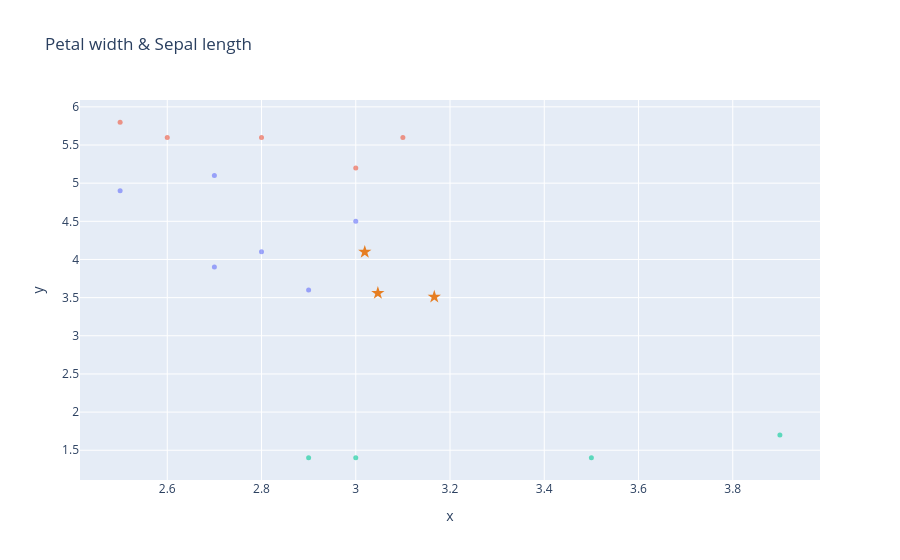

Notebook code for this chart:
### Code cell
fig = plot_dataframe(validation[:, 1:3], title='Blobs Dataset', label=y_validation)
for i, centroid in enumerate(centroids):
    fig = plot_centroid(fig, centroid[1:3], colors=["#e67e22"], marker_size=10, symbol='star', name=f'Centroid {i+1}')
fig.update_layout(showlegend=False, title='Petal width & Sepal length')
fig.show()

### Figure 1 — Plotly figure (JSON) as saved in the notebook; plotly's stock layout.template omitted (floating-point values rounded to 4 significant figures)
{"data": [{"hovertemplate": "color=#82e0aa<br>x=%{x}<br>y=%{y}<extra></extra>", "legendgroup": "#82e0aa", "marker": {"color": "#636efa", "opacity": 0.6, "size": 5, "symbol": "circle"}, "mode": "markers", "name": "#82e0aa", "orientation": "v", "showlegend": true, "type": "scatter", "x": [2.5, 2.9, 2.8, 3.0, 2.7, 2.7], "xaxis": "x", "y": [4.9, 3.6, 4.1, 4.5, 3.9, 5.1], "yaxis": "y"}, {"hovertemplate": "color=#f1948a<br>x=%{x}<br>y=%{y}<extra></extra>", "legendgroup": "#f1948a", "marker": {"color": "#EF553B", "opacity": 0.6, "size": 5, "symbol": "circle"}, "mode": "markers", "name": "#f1948a", "orientation": "v", "showlegend": true, "type": "scatter", "x": [3.1, 2.6, 2.8, 2.5, 3.0], "xaxis": "x", "y": [5.6, 5.6, 5.6, 5.8, 5.2], "yaxis": "y"}, {"hovertemplate": "color=#f7dc6f<br>x=%{x}<br>y=%{y}<extra></extra>", "legendgroup": "#f7dc6f", "marker": {"color": "#00cc96", "opacity": 0.6, "size": 5, "symbol": "circle"}, "mode": "markers", "name": "#f7dc6f", "orientation": "v", "showlegend": true, "type": "scatter", "x": [2.9, 3.9, 3.5, 3.0], "xaxis": "x", "y": [1.4, 1.7, 1.4, 1.4], "yaxis": "y"}, {"marker": {"color": "#e67e22", "size": 10, "symbol": "star"}, "mode": "markers", "name": "Centroid 1", "type": "scatter", "x": [3.167], "y": [3.51]}, {"marker": {"color": "#e67e22", "size": 10, "symbol": "star"}, "mode": "markers", "name": "Centroid 2", "type": "scatter", "x": [3.047], "y": [3.559]}, {"marker": {"color": "#e67e22", "size": 10, "symbol": "star"}, "mode": "markers", "name": "Centroid 3", "type": "scatter", "x": [3.019], "y": [4.098]}], "layout": {"legend": {"title": {"text": "color"}, "tracegroupgap": 0}, "showlegend": false, "title": {"text": "Petal width & Sepal length"}, "xaxis": {"anchor": "y", "domain": [0, 1], "title": {"text": "x"}}, "yaxis": {"anchor": "x", "domain": [0, 1], "title": {"text": "y"}}}}
